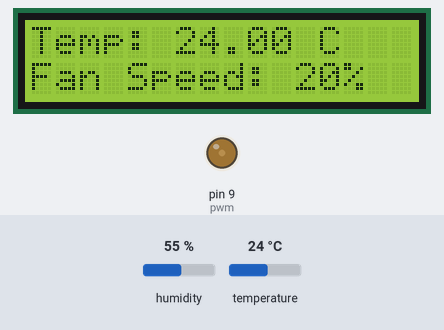
Bench run of a sketch on a simulated Arduino Uno, built with avr-gcc and run on an emulated ATmega328P. Parts: 16×2 character LCD, output pins drawn as LEDs (lit = HIGH). The test bench sets the inputs (shaded band); at power-on: temperature 24 °C, humidity 55 %. What the sketch prints to the serial monitor is not drawn.

Above: at 6.7 s.
6.8 s: temperature set to 21 °C
At 13.5 s:
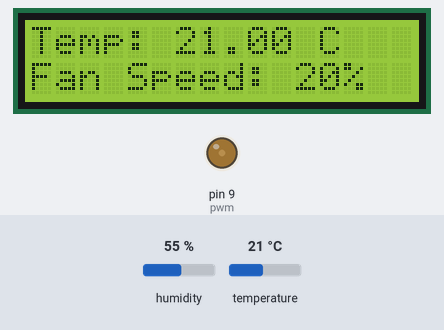
14.8 s: temperature set to 18 °C
At 21.3 s:
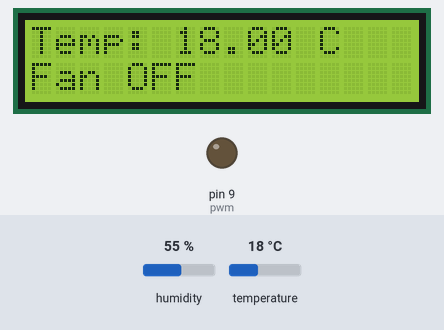
22.8 s: temperature set to 28 °C
At 28.0 s:
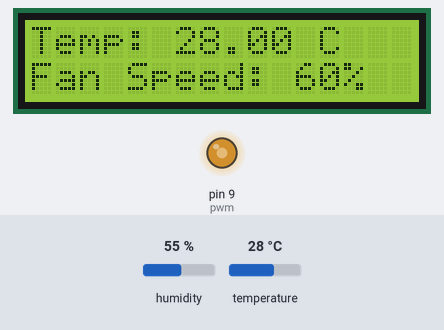
30.8 s: temperature set to 33 °C
At 34.7 s:
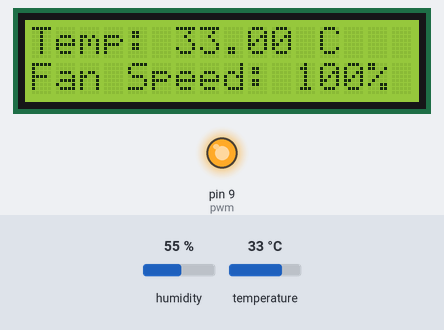
38.8 s: temperature set to 27 °C
At 42.6 s:
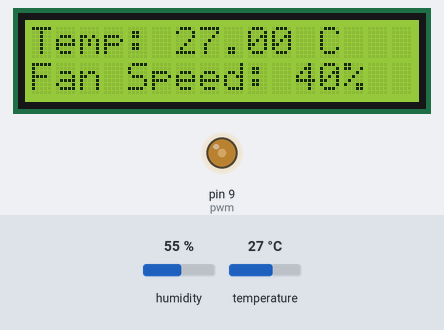
Timing chart, 0 to 44.1 s (numbered marks = the images above; inputs shaded):
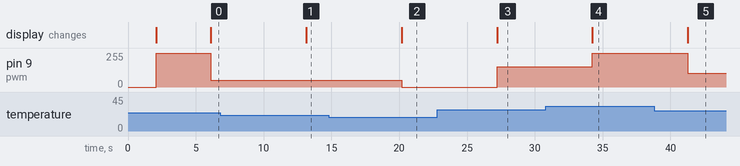

The sketch:

Fan_Temp_Sensor.ino
```cpp
#include "DHT.h"
#include<LiquidCrystal.h>
LiquidCrystal lcd(7, 6, 5, 4, 3, 2); // pin connected to the LCD
#define DHTPIN 12     // Pin connected to the temperature sensor


#define DHTTYPE DHT11   // Define the type of DHT sensor as DHT11

#define pwm 9 // pin connected to control the fan speed

//to display the degree symbold
byte degree[8] =
              {
                0b00011,
                0b00011,
                0b00000,
                0b00000,
                0b00000,
                0b00000,
                0b00000,
                0b00000
              };
// Initialize DHT sensor for normal 16mhz Arduino
DHT dht(DHTPIN, DHTTYPE);

//set up for LCD screen
void setup() {
  lcd.begin(16, 2);
 lcd.createChar(1, degree);
 lcd.clear();
 lcd.print("   Fan Speed  ");
 lcd.setCursor(0,1);
 lcd.print("  Controlling ");
 delay(2000);
 analogWrite(pwm, 255);
 lcd.clear();
 lcd.print("Temp sensor ");
 delay(2000);
  Serial.begin(9600);
  dht.begin();
}


// 2 seconds loop for reading the sensor
void loop() {
  delay(2000);

  float h = dht.readHumidity();
  float t = dht.readTemperature();
  float f = dht.readTemperature(true);

  // check if sensor received an error input
  if (isnan(h) || isnan(t) || isnan(f)) {
    Serial.println("Failed to read from DHT sensor!");
    // Display error message on LCD
    lcd.clear();
    lcd.setCursor(0, 0);
    lcd.print("Failed Sensor");
    lcd.setCursor(0, 1);
    lcd.print("Please check Sensor");
    //Turn off fan
    analogWrite(pwm, 0);

    delay(5000); // Display error message for 5 seconds
    return;
  }
  // data display on Serial Monitor
  float hi = dht.computeHeatIndex(f, h);

  Serial.print("Humidity: ");
  Serial.print(h);
  Serial.print(" %\t");
  Serial.print("Temperature: ");
  Serial.print(t);
  Serial.print(" *C ");
  Serial.print(f);
  Serial.print(" *F\t");
  Serial.print("Heat index: ");
  Serial.print(hi);
  Serial.println(" *F");

 //Data  display on LCD
  lcd.clear();
  lcd.setCursor(0, 0);
  lcd.print("Temp: ");
  lcd.print(t);
  lcd.print(" C");

  lcd.setCursor(0, 1);

// if loop function to control the fan according to the set temperature
// if loop funtion to display the fan speed
  if (t < 20) {
    analogWrite(pwm, 0);
    lcd.print("Fan OFF");
  } else if (t >= 20 && t < 26) {
    analogWrite(pwm, 51);
    lcd.print("Fan Speed: 20%");
  } else if (t >= 26 && t < 28) {
    analogWrite(pwm, 102);
    lcd.print("Fan Speed: 40%");
  } else if (t >= 28 && t < 29) {
    analogWrite(pwm, 153);
    lcd.print("Fan Speed: 60%");
  } else if (t >= 29 && t < 30) {
    analogWrite(pwm, 204);
    lcd.print("Fan Speed: 80%");
  } else if (t >= 30) {
    analogWrite(pwm, 255);
    lcd.print("Fan Speed: 100%");
  }
    else{
    analogWrite(pwm,0);
    lcd.print("Fan Speed: 0%");
  }
  delay(5000);
}
```

Measured:
- the behaviour switches between 20 and 19 °C on temperature (found by bisection; images 1 and 2)
- after the input at 6.8 s, the display: changes after 6.3 s (image 1)
- after the input at 14.8 s, pin 9 (pwm): 51/255 → 0/255 after 5.4 s; the display: changes after 5.4 s (image 2)
- after the input at 22.8 s, pin 9 (pwm): 0/255 → 153/255 after 4.4 s; the display: changes after 4.4 s (image 3)
- after the input at 30.8 s, pin 9 (pwm): 153/255 → 255/255 after 3.5 s; the display: changes after 3.5 s (image 4)
- after the input at 38.8 s, pin 9 (pwm): 255/255 → 102/255 after 2.5 s; the display: changes after 2.5 s (image 5)
